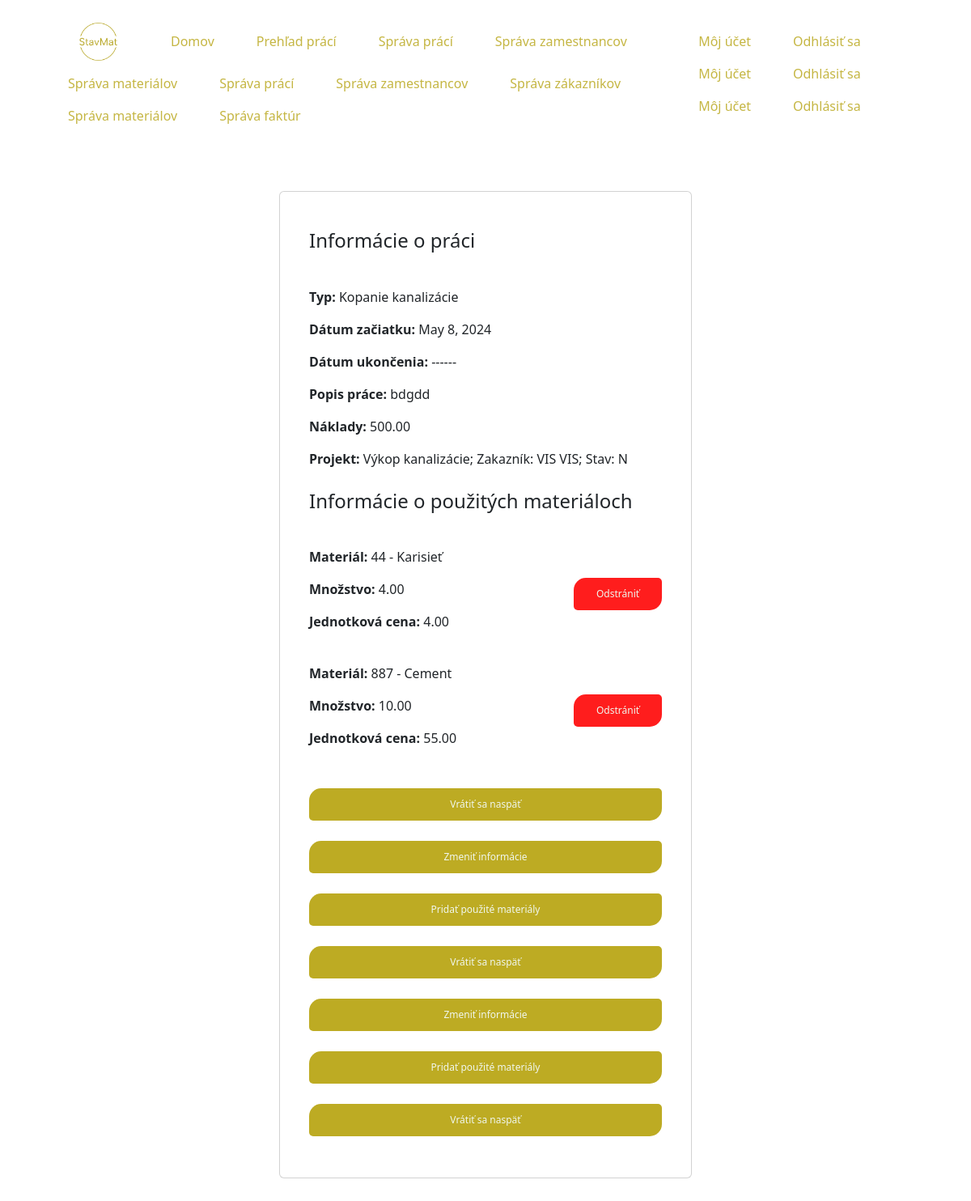
Page /employee/work/info/2/ (signed in) on the committed database.
### stavMat/models.py (models this page shows, shortened)
class Praca(models.Model):
    typ = models.CharField(max_length=50)
    datum_zaciatku = models.DateField(verbose_name='Dátum začiatku')
    datum_ukoncenia = models.DateField(null=True, blank=True, verbose_name='Dátum ukončenia')
    popis_prace = models.TextField(verbose_name='Popis práce')
    naklady = models.DecimalField(max_digits=10, decimal_places=2, verbose_name='Náklady')
    projekt = models.ForeignKey('Projekt', null=True, on_delete=models.CASCADE)
    zamestnanec = models.ForeignKey('Zamestnanec', null=True, on_delete=models.CASCADE)

class Projekt(models.Model):
    nazov = models.CharField(max_length=100, verbose_name='Názov')
    popis = models.TextField()
    adresa = models.CharField(max_length=30)
    psc = models.CharField(max_length=10, verbose_name='PSČ')
    mesto = models.CharField(max_length=20)
    stat = models.CharField(max_length=30, verbose_name='Štát')
    datum_zaciatku = models.DateField('Dátum začiatku')
    datum_ukoncenia = models.DateField(verbose_name='Dátum ukončenia', null=True, blank=True)
    UKONČENÝ = 'U'
    NEUKONČENÝ = 'N'
    STAVY_PROJEKTU = [
        (UKONČENÝ, 'Ukončený'),
        (NEUKONČENÝ, 'Neukončený'),
    ]
    stav = models.CharField(max_length=50, choices=STAVY_PROJEKTU)
    celkovy_rozpocet = models.DecimalField(max_digits=10, decimal_places=2, verbose_name='Celkový rozpočet')
    zakaznik = models.ForeignKey('Zakaznici', null=True, on_delete=models.CASCADE, verbose_name='Zákazník')
    def __str__(self):
        return f'{self.nazov}; Zakazník: {self.zakaznik.meno} {self.zakaznik.priezvisko}; Stav: {self.stav}'

class Zakaznici(models.Model):
    meno = models.CharField(max_length=50)
    priezvisko = models.CharField(max_length=50)
    email = models.CharField(max_length=50)
    telefon = models.CharField(max_length=20, verbose_name='Telefón')
    FYZICKA_OSOBA = 'F'
    PRAVNICKA_OSOBA = 'P'
    TYPY_OSOB = [
        (FYZICKA_OSOBA, 'Fyzická osoba'),
        (PRAVNICKA_OSOBA, 'Právnická osoba'),
    ]
    typ_osoby = models.CharField(max_length=1, choices=TYPY_OSOB)
    nazov_firmy = models.CharField(max_length=50, null=True, blank=True, verbose_name='Názov firmy', unique=True,
                                   error_messages={'unique': 'Tento názov firmy už existuje.'})
    ico = models.CharField(max_length=20, null=True, blank=True, verbose_name='IČO', unique=True,
                           error_messages={'unique': 'Toto IČO už existuje.'})
    dic = models.CharField(max_length=20, null=True, blank=True, verbose_name='DIČ', unique=True,
                           error_messages={'unique': 'Toto DIČ už existuje.'})
    prihlasovacie_meno = models.CharField(max_length=50)
    prihlasovacie_heslo = models.CharField(max_length=16)

class PouzityMaterial(models.Model):
    mnozstvo = models.DecimalField(max_digits=10, decimal_places=2, verbose_name='Množstvo')
    jednotkova_cena = models.DecimalField(max_digits=10, decimal_places=2, verbose_name='Jednotková cena')
    praca = models.ForeignKey('Praca', null=True, on_delete=models.CASCADE, verbose_name='Práca')
    material = models.ForeignKey('Material', null=True, on_delete=models.CASCADE, verbose_name='Materiál')

class Material(models.Model):
    nazov = models.CharField(max_length=255, verbose_name='Názov')
    kod = models.CharField(max_length=50, verbose_name='Kód', unique=True, error_messages={'unique': 'Tento kód už existuje.'})
    def __str__(self):
        return f'{self.kod} - {self.nazov}'

### stavMat/views.py (the view)
# urls.py: path('employee/work/info/<int:praca_id>/', views.work_info, name='work_info'),
@login_required
def work_info(request, praca_id):
    user = request.user
    praca = Praca.objects.get(pk=praca_id)
    pouzity_material = PouzityMaterial.objects.filter(praca=praca)
    return render(request, 'stavMat/login_employee_praca_info.html',
                  {'praca': praca, 'user': user, 'pouzity_material': pouzity_material})

### stavMat/templates/stavMat/login_employee_praca_info.html (shortened to what this page needs)
{% extends "stavMat/base_customer.html" %}
{% load static %}
{% block head %}
    <link rel="stylesheet" type="text/css" href="{% static 'project_info.css' %}">
{% endblock %}
{% block body %}
    <div class="container section">
        <div class="card">
            <div class="card-body">
                <h4 class="card-title">Informácie o práci</h4>
                <p><span class="p-bold">Typ:</span> {{ praca.typ }}</p>
                <p><span class="p-bold">Dátum začiatku:</span> {{ praca.datum_zaciatku }}</p>
                {% if praca.datum_ukoncenia is None %}
                    <p><span class="p-bold">Dátum ukončenia:</span> ------</p>
                {% else %}
                    <p><span class="p-bold">Dátum ukončenia:</span> {{ praca.datum_ukoncenia }}</p>
                {% endif %}
                <p><span class="p-bold">Popis práce:</span> {{ praca.popis_prace }}</p>
                <p><span class="p-bold">Náklady:</span> {{ praca.naklady }}</p>
                <p><span class="p-bold">Projekt:</span> {{ praca.projekt }}</p>
                <h4 class="card-title">Informácie o použitých materiáloch</h4>
                {% for m in pouzity_material %}
                    <div class="work_align">
                        <div class="col">
                            <p><span class="p-bold">Materiál:</span> {{ m.material }}</p>
                            <p><span class="p-bold">Množstvo:</span> {{ m.mnozstvo }}</p>
                            <p><span class="p-bold">Jednotková cena:</span> {{ m.jednotkova_cena }}</p>
                        </div>
                        <div class="col col-btn">
                            <a class="btn btn-delete" href="{% url 'delete_material' praca.pk m.pk %}">Odstrániť</a>
                        </div>
                    </div>
                    <br>
                {% endfor %}
                <div class="row">
                    <div class="col">
                        {% if user.groups.all %}
                            {% for group in user.groups.all %}
                                {% if group.name == 'Zamestnanec' %}
                                    <a class="btn" type="submit" href="{% url 'employee_work' %}">Vrátiť sa naspäť</a>
                                {% else %}
                                    <a class="btn" type="submit" href="{% url 'work_edit' praca.pk %}">Zmeniť
                                        informácie</a>
                                    <a class="btn" type="submit" href="{% url 'work_edit_materials' praca.pk %}">Pridať
                                        použité materiály</a>
                                    <a class="btn" type="submit" href="{% url 'employee_work' %}">Vrátiť sa naspäť</a>
                                {% endif %}
                            {% endfor %}
                        {% endif %}
                    </div>
                </div>
            </div>
        </div>
    </div>
{% endblock %}

### stavMat/templates/stavMat/base_customer.html (shortened to what this page needs)
{% load static %}
<!DOCTYPE html>
<html lang="cz">
<head>
    <link href="https://cdn.jsdelivr.net/npm/bootstrap@5.3.3/dist/css/bootstrap.min.css" rel="stylesheet"
>
    <link href="{% static 'customer_index.css' %}" rel="stylesheet">
    {% block head %}
    {% endblock %}
</head>
<body>
<div class="container-fluid px-5 pb-2 header">
    <div class="left-items">
        <ul class="nav">
            <li class="nav-item">
                <a class="nav-link" href="{% url 'index' %}">
                    <img src="{% static 'resources/Logo.png' %}" width="75" height="46.76">
                </a>
            </li>
            <li class="nav-item">
                <a class="nav-link active" href="{% url 'customer' %}">Domov</a>
            </li>
            {% if user.is_authenticated %}
                {% if user.groups.all %}
                    {% for group in user.groups.all %}
                        {% if group.name == 'Zamestnanec' %}
                            <li class="nav-item">
                                <a class="nav-link" href="{% url 'employee_work' %}">Prehľad prácí</a>
                            </li>
                        {% endif %}
                        {% if group.name == 'Hlavný zamestnanec' %}
                            <li class="nav-item">
                                <a class="nav-link" href="{% url 'employee_work' %}">Správa prácí</a>
                            </li>
                            <li class="nav-item">
                                <a class="nav-link" href="{% url 'employee_details' %}">Správa zamestnancov</a>
                            </li>
                            <li class="nav-item">
                                <a class="nav-link" href="{% url 'employee_materials' %}">Správa materiálov</a>
                            </li>
                        {% endif %}
                        {% if group.name == 'Vedúci podniku' %}
                            <li class="nav-item">
                                <a class="nav-link" href="{% url 'employee_work' %}">Správa prácí</a>
                            </li>
                            <li class="nav-item">
                                <a class="nav-link" href="{% url 'employee_details' %}">Správa zamestnancov</a>
                            </li>
                            <li class="nav-item">
                                <a class="nav-link" href="{% url 'employee_customer' %}">Správa zákazníkov</a>
                            </li>
                            <li class="nav-item">
                                <a class="nav-link" href="{% url 'employee_materials' %}">Správa materiálov</a>
                            </li>
                            <li class="nav-item">
                                <a class="nav-link" href="{% url 'employee_faktura' %}">Správa faktúr</a>
                            </li>
                        {% endif %}
                    {% endfor %}
                {% endif %}
            {% endif %}
        </ul>
    </div>
    <div class="right-items">
        <ul class="nav">
            {% if user.is_authenticated %}
                {% for group in user.groups.all %}
                    {% if group.name == 'Zákazník' %}
                        <li class="nav-item">
                            <a class="nav-link" href="{% url 'user_account' %}">Môj účet</a>
                        </li>
                        <li class="nav-item">
                            <a class="nav-link" href="{% url 'logout_customer' %}">Odhlásiť sa</a>
                        </li>
                    {% else %}
                        <li class="nav-item">
                            <a class="nav-link" href="{% url 'employee_account' %}">Môj účet</a>
                        </li>
                        <li class="nav-item">
                            <a class="nav-link" href="{% url 'logout_employee' %}">Odhlásiť sa</a>
                        </li>
                    {% endif %}
                {% endfor %}
            {% endif %}
        </ul>
    </div>
</div>
{% block body %}
{% endblock %}
</body>
</html>

### stavMat/static/customer_index.css (style rules this page uses)
.header { display: flex; justify-content: space-between; align-items: center; margin: 20px auto; }
.nav { display: flex; align-items: center; padding: 0; margin: 0; }
.nav-item { margin-left: 20px; }
a.nav-link { color: #C5B643; text-decoration: none; }

### stavMat/static/project_info.css (style rules this page uses)
.section { display: flex; align-items: center; justify-content: center; padding: 45px; width: 75vh; }
.card { width: 100%; margin: 0 0 20px 0; padding: 20px; }
.card-title { padding: 10px 0 35px 0; }
.btn { margin: 10px 0 15px 0; padding: 10px; background-color: #BDAB23; color: #F0F7EE; font-size: 12px; width: 100%; border-radius: 15px 5px 15px 5px; }
.p-bold { font-weight: bold; }

### stavMat/templates/stavMat/login_employee_praca_info.html (style rules this page uses)
.work_align { display: flex; flex-direction: row; justify-content: space-between; align-items: center; }
.btn-delete { margin: 10px 0 15px 0; padding: 10px; background-color: #ff1d1d; color: #F0F7EE; font-size: 12px; width: 50%; border-radius: 15px 5px 15px 5px; }
.col-btn { display: flex; justify-content: flex-end; }

### rows in the picture
Praca: typ "Kopanie kanalizácie", datum_zaciatku "May 8, 2024", popis_prace "bdgdd", naklady "500.00", projekt "Výkop kanalizácie; Zakazník: VIS VIS; Stav: N"
PouzityMaterial: material "44 - Karisieť", mnozstvo "4.00", jednotkova_cena "4.00"
PouzityMaterial: material "887 - Cement", mnozstvo "10.00", jednotkova_cena "55.00"
